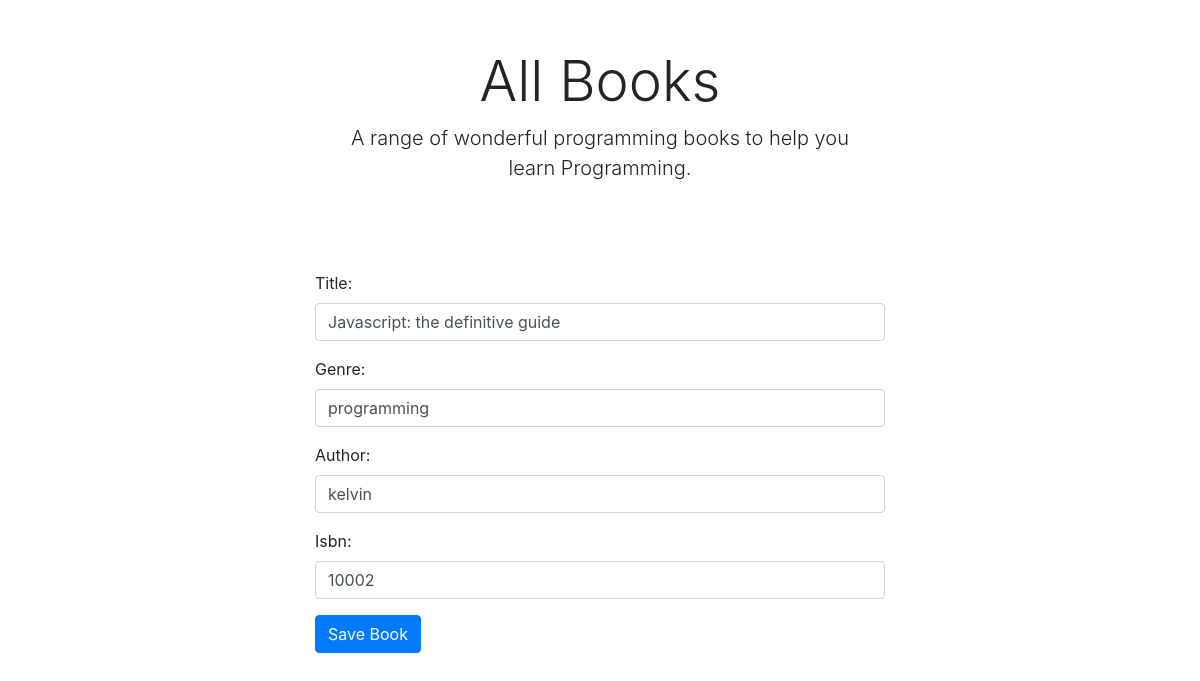
Screenshot of /edit/javascript-the-definitive-guide/ (signed in) with the database file from the repository.
### books/models.py (models this page shows, shortened)
class Books(models.Model):
    title = models.CharField(max_length=100)
    slug = models.SlugField(null=True)
    genre = models.CharField(max_length=100)
    author = models.CharField(max_length=100)
    isbn = models.CharField(max_length=100)
    count = models.IntegerField(null=True, default=0)

### books/views.py (the view)
# urls.py: path('edit/<slug:slug>/', UpdateBook.as_view(), name='update-book'),
class UpdateBook(UserAccessMixin, UpdateView):
    permission_required ='books.change_books'
    redirect_field_name ='next'
    raise_exception = False
    login_url = '/' # this is wrong. Yeah, but its just for testing purposes
    model = Books
    template_name = 'forms/book-create.html'
    form_class = BookAddForm
    success_url = '/'

### books/forms.py
class BookAddForm(forms.ModelForm):
    class Meta:
        model = Books
        fields = ('title', 'genre', 'author', 'isbn', )
        widgets = {
            'title' : forms.TextInput(attrs={'class': 'form-control'}),
            'genre' : forms.TextInput(attrs={'class': 'form-control'}),
            'author' : forms.TextInput(attrs={'class': 'form-control'}),
            'isbn' : forms.TextInput(attrs={'class': 'form-control'}),
        }

### books/mixins.py (called while the page is built)
    def dispatch(self, request, *args, **kwargs):
        if (not request.user.is_authenticated):
            return redirect_to_login(self.request.get_full_path() ,self.get_login_url(), self.get_redirect_field_name())
        if not self.has_permission():
            return redirect('/error')
        return super(UserAccessMixin, self).dispatch(request, *args, **kwargs)

### templates/forms/book-create.html (shortened to what this page needs)
{% extends "base.html" %}
{% block content %}
<div class="container" style="max-width:600px">
    <div class="px-3 py-3 pt-md-5 pb-md-4 mx-auto text-center">
        <h1 class="display-4">All Books</h1>
        <p class="lead">A range of wonderful programming books to help you learn Programming.</p>
    </div>
    <div class="py-5">
        <div class="row">
            <div class="col-12">
                <form method="post">
                    {{ form.as_p }}
                    <button type="submit" class="btn btn-primary">Save Book</button>
                </form>
            </div>
        </div>
    </div>
</div>
{% endblock %}

### rows the page displays
Books: title "Javascript: the definitive guide", genre "programming", author "kelvin", isbn "10002"
